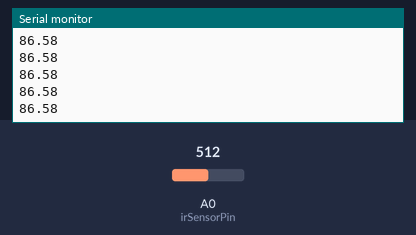
The sketch below on a simulated Arduino Uno, built with avr-gcc and run on an emulated ATmega328P. Parts: the last lines printed to the serial monitor. The test bench sets the inputs (shaded band); at power-on: A0 (irSensorPin) = 512.

Above: at 1.2 s.
1.3 s: A0 (irSensorPin) set to 716
At 1.56 s:
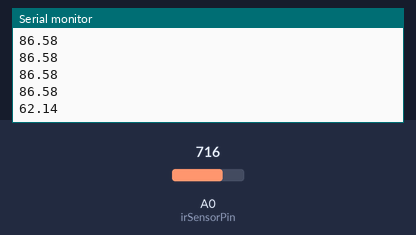
2.8 s: A0 (irSensorPin) set to 900
At 2.96 s:
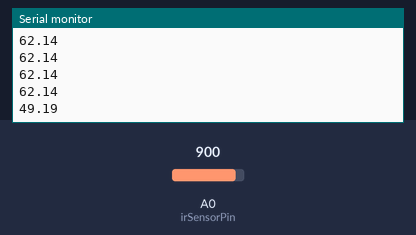
Timing chart, 0 to 5.8 s (numbered marks = the images above; inputs shaded):
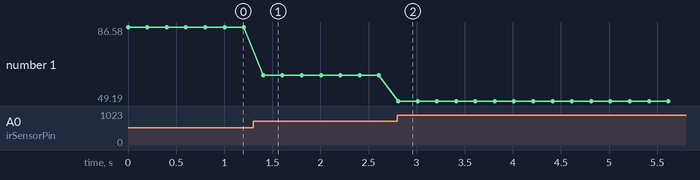

The sketch:

irSharpSensorTest_1.ino
```cpp
 /************* Calibration Code *************/
// By Andres Mora, March 28th, 2014


const int irSensorPin = 14; // pin assigned to read input from IR Sharp sensor

void setup(){

  Serial.begin(9600);

}

void loop(){

  //int val = analogRead(irSensorPin);
  //Serial.println(val);

  //float volts = analogRead(irSensorPin)*0.00005035;   // value from sensor * (5/1024) - if running 3.3.volts then change 5 to 3.3;
  //float distance = 30*pow(volts, -1.10);                // worked out from graph 65 = theoretical distance / (1/Volts)S - luckylarry.co.uk
  //Serial.println(distance);

  float volts = analogRead(irSensorPin);
  float dist = (1/(0.00002*volts + 0.0008) - 4.0);
  Serial.println(dist);

  delay(200);
}
```

Measured:
- after the input at 1.3 s, the serial monitor: prints a new line after 0.10 s (image 1)
- after the input at 2.8 s, the serial monitor: prints a new line at once (image 2)
- plotted number 1: 86.58 → 62.14 after the input at 1.3 s, 62.14 → 49.19 after the input at 2.8 s
